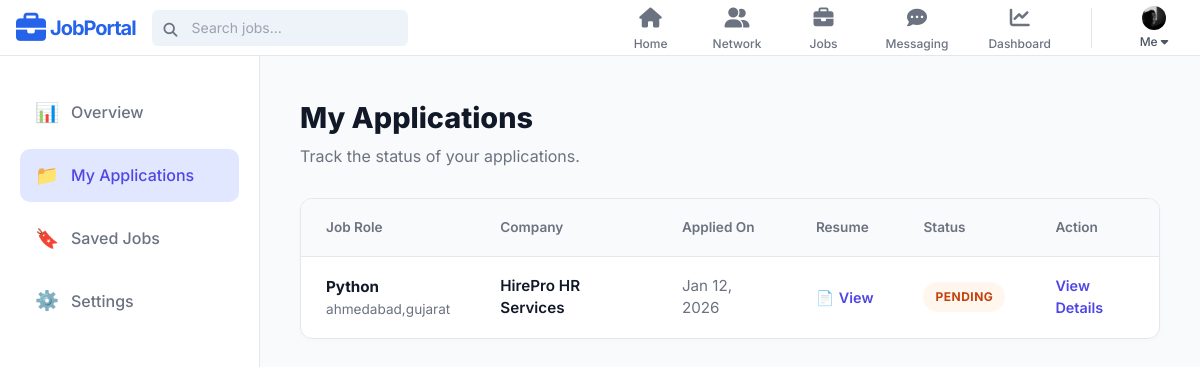
/applications/ (signed in), run on the app's committed database.
### jobportal/models.py (models this page shows, shortened)
class UserProfile(models.Model):
    user = models.OneToOneField(User, on_delete=models.CASCADE, related_name='userprofile')
    headline = models.CharField(max_length=255, blank=True, null=True)
    bio = models.TextField(blank=True, null=True)
    location = models.CharField(max_length=100, blank=True, null=True)
    phone_number = models.CharField(max_length=20, blank=True, null=True)
    profile_picture = models.ImageField(upload_to='profile_pics/', blank=True, null=True)
    cover_image = models.ImageField(upload_to='cover_images/', blank=True, null=True)
    resume = models.FileField(upload_to='resumes/', blank=True, null=True)
    portfolio_url = models.URLField(blank=True, null=True)
    skills = models.TextField(blank=True, null=True, help_text="Comma-separated skills")
    connections = models.ManyToManyField("self", blank=True)
    profile_visibility = models.BooleanField(default=True)
    email_visibility = models.BooleanField(default=False)
    activity_status = models.BooleanField(default=True)
    data_sharing = models.BooleanField(default=False)
    personalized_ads = models.BooleanField(default=True)
    notify_jobs = models.BooleanField(default=True)
    notify_network = models.BooleanField(default=True)
    search_appearances_count = models.PositiveIntegerField(default=0)

class Application(models.Model):
    STATUS_CHOICES = [
        ('applied', 'Applied'),
        ('interview', 'Interview'),
        ('selected', 'Selected'),
        ('rejected', 'Rejected'),
    ]
    user = models.ForeignKey(User, on_delete=models.CASCADE)
    job = models.ForeignKey(Job, on_delete=models.CASCADE, related_name='applications')
    resume = models.FileField(upload_to='resumes/')
    phone = models.CharField(max_length=20, blank=True, null=True)
    experience = models.CharField(max_length=50, blank=True, null=True)
    commute = models.CharField(max_length=10, blank=True, null=True)
    status = models.CharField(max_length=20, choices=STATUS_CHOICES, default='applied')
    applied_at = models.DateTimeField(auto_now_add=True)
    class Meta:
        unique_together = ('user', 'job')

class Job(models.Model):
    JOB_TYPES = [
        ('Full Time', 'Full Time'),
        ('Part Time', 'Part Time'),
        ('Freelance', 'Freelance'),
        ('Internship', 'Internship'),
    ]
    company = models.ForeignKey(
        Company,
        on_delete=models.CASCADE,
        related_name="jobs"
    )
    title = models.CharField(max_length=200)
    company_name = models.CharField(max_length=100, editable=False)
    location = models.CharField(max_length=100)
    description = models.TextField()
    requirements = models.TextField(blank=True, default="No specific requirements.")
    benefits = models.TextField(blank=True, default="Competitive salary.")
    salary_min = models.PositiveIntegerField(default=0)
    salary_max = models.PositiveIntegerField(default=0)
    job_type = models.CharField(max_length=20, choices=JOB_TYPES, default='Full Time')
    is_remote = models.BooleanField(default=False)
    is_urgent = models.BooleanField(default=False)
    created_at = models.DateTimeField(default=timezone.now)
    views = models.IntegerField(default=0)
    skills = models.TextField(blank=True, null=True, help_text="Comma-separated skills required for this job")

### jobportal/views.py (the view)
    def _wrapped_view(request, *args, **kwargs):
        if request.user.is_authenticated and hasattr(request.user, 'company'):
            return redirect('company_dashboard')
        return view_func(request, *args, **kwargs)

### jobportal/views.py (called while the page is built)
def candidate_only(view_func):
    def _wrapped_view(request, *args, **kwargs):
        if request.user.is_authenticated and hasattr(request.user, 'company'):
            return redirect('company_dashboard')
        return view_func(request, *args, **kwargs)
    return _wrapped_view

@login_required
@candidate_only
def my_applications_view(request):
    applications = Application.objects.filter(user=request.user).order_by('-applied_at')
    return render(request, 'jobportal/my_applications.html', {'applications': applications})

### jobportal/templates/jobportal/my_applications.html (shortened to what this page needs)
{% extends 'jobportal/base.html' %}
{% load static %}
{% block content %}
<link rel="stylesheet" href="{% static 'jobportal/css/dashboard.css' %}">
<div class="dashboard-container">
    <aside class="dash-sidebar">
        <a href="{% url 'dashboard' %}" class="nav-item">
            <span class="nav-icon">📊</span> Overview
        </a>
        <a href="{% url 'my_applications' %}" class="nav-item active">
            <span class="nav-icon">📁</span> My Applications
        </a>
        <a href="{% url 'saved_jobs' %}" class="nav-item">
            <span class="nav-icon">🔖</span> Saved Jobs
        </a>
        <a href="{% url 'settings' %}" class="nav-item">
            <span class="nav-icon">⚙️</span> Settings
        </a>
    </aside>
    <main class="dash-content">
        <div class="page-header">
            <h1 class="page-title">My Applications</h1>
            <p class="page-sub">Track the status of your applications.</p>
        </div>
        <div class="table-card">
            <table>
                <thead>
                    <tr>
                        <th>Job Role</th>
                        <th>Company</th>
                        <th>Applied On</th>
                        <th>Resume</th> <th>Status</th>
                        <th>Action</th>
                    </tr>
                </thead>
                <tbody>
                    {% for app in applications %}
                    <tr>
                        <td>
                            <div style="font-weight: 700; color: #111827;">{{ app.job.title }}</div>
                            <div style="font-size: 0.85rem; color: #6b7280;">{{ app.job.location }}</div>
                        </td>
                        <td>
                            <div style="font-weight: 600;">{{ app.job.company_name }}</div>
                        </td>
                        <td style="color: #6b7280;">{{ app.applied_at|date:"M d, Y" }}</td>
                        <td>
                            {% if app.resume %}
                                <a href="{{ app.resume.url }}" target="_blank" style="display:flex; align-items:center; gap:5px; text-decoration:none; color:#4f46e5; font-weight:600; font-size:0.9rem;">
                                    <span>📄</span> View
                                </a>
                            {% else %}
                                <span style="color:#9ca3af; font-size:0.85rem;">No file</span>
                            {% endif %}
                        </td>
                        <td>
                            <span class="status-badge {{ app.status|lower }}">
                                {{ app.status }}
                            </span>
                        </td>
                        <td>
                            <a href="{% url 'job_detail' app.job.id %}" style="color: #4f46e5; font-weight: 600; text-decoration: none; font-size: 0.9rem;">
                                View Details
                            </a>
                        </td>
                    </tr>
                    {% endfor %}
                </tbody>
            </table>
        </div>
    </main>
</div>
{% endblock %}

### jobportal/templates/jobportal/base.html (shortened to what this page needs)
{% load static %}
<!DOCTYPE html>
<html lang="en">
<head>
    <script src="https://cdn.tailwindcss.com"></script>
    <link rel="stylesheet" href="https://cdnjs.cloudflare.com/ajax/libs/font-awesome/6.4.0/css/all.min.css">
</head>
<body class="flex flex-col min-h-screen">
    {% if is_company_profile %}
        <nav class="bg-white border-b border-gray-200 sticky top-0 z-50 h-14">
            <div class="max-w-7xl mx-auto px-4 h-full flex items-center justify-between">
                <a href="{% url 'home' %}" class="flex items-center gap-1 text-blue-600">
                    <i class="fa-solid fa-briefcase text-3xl"></i>
                    <span class="text-xl font-bold tracking-tighter hidden sm:block">JobPortal</span>
                </a>
                <div class="flex h-full items-center gap-6">
                    <a href="{% url 'home' %}" class="flex flex-col items-center justify-center h-full min-w-[60px] text-gray-500 hover:text-black">
                        <i class="fa-solid fa-house text-xl mb-1"></i>
                        <span class="text-xs font-medium">Home</span>
                    </a>
                </div>
            </div>
        </nav>
    {% else %}
        <nav class="bg-white border-b border-gray-200 sticky top-0 z-50 h-14">
            <div class="max-w-7xl mx-auto px-4 h-full flex items-center justify-between">
                <div class="flex items-center gap-4">
                    <a href="{% url 'home' %}" class="flex items-center gap-1 text-blue-600 hover:text-blue-700">
                        <i class="fa-solid fa-briefcase text-3xl"></i>
                        <span class="text-xl font-bold tracking-tighter hidden sm:block">JobPortal</span>
                    </a>
                    <div class="hidden md:block relative">
                        <i class="fa-solid fa-magnifying-glass absolute left-3 top-2.5 text-gray-500 text-sm"></i>
                        <form action="{% url 'find_jobs' %}" method="GET">
                            <input type="text" name="q" placeholder="Search jobs..." class="bg-[#edf3f8] pl-10 pr-4 py-2 w-64 rounded-md text-sm outline-none focus:ring-2 focus:ring-black transition">
                        </form>
                    </div>
                </div>
                <div class="flex h-full items-center gap-1 sm:gap-2 lg:gap-6">
                    <ul class="flex h-full items-center space-x-1 sm:space-x-4 lg:space-x-6">
                        <li class="h-full flex items-center">
                            <a href="{% url 'home' %}" class="flex flex-col items-center justify-center px-2 text-gray-500 hover:text-black transition h-full min-w-[60px] ">
                                <i class="fa-solid fa-house text-xl mb-1"></i>
                                <span class="text-[10px] lg:text-xs font-medium hidden md:block">Home</span>
                            </a>
                        </li>
                        <li class="h-full flex items-center">
                            <a href="{% url 'network' %}" class="flex flex-col items-center justify-center px-2 text-gray-500 hover:text-black transition h-full min-w-[60px] ">
                                <i class="fa-solid fa-user-group text-xl mb-1"></i>
                                <span class="text-[10px] lg:text-xs font-medium hidden md:block">Network</span>
                            </a>
                        </li>
                        <li class="h-full flex items-center">
                            <a href="{% url 'find_jobs' %}" class="flex flex-col items-center justify-center px-2 text-gray-500 hover:text-black transition h-full min-w-[60px] ">
                                <i class="fa-solid fa-briefcase text-xl mb-1"></i>
                                <span class="text-[10px] lg:text-xs font-medium hidden md:block">Jobs</span>
                            </a>
                        </li>
                        <li class="h-full flex items-center">
                            <a href="{% url 'messaging' %}" class="flex flex-col items-center justify-center px-2 text-gray-500 hover:text-black transition h-full min-w-[60px] ">
                                <i class="fa-solid fa-comment-dots text-xl mb-1"></i>
                                <span class="text-[10px] lg:text-xs font-medium hidden md:block">Messaging</span>
                            </a>
                        </li>
                        <li class="h-full flex items-center">
                            <a href="{% url 'dashboard' %}" class="flex flex-col items-center justify-center px-2 text-gray-500 hover:text-black transition h-full min-w-[60px] ">
                                <i class="fa-solid fa-chart-line text-xl mb-1"></i>
                                <span class="text-[10px] lg:text-xs font-medium hidden md:block">Dashboard</span>
                            </a>
                        </li>
                    </ul>
                    {% if user.is_authenticated %}
                        <div class="relative h-full flex items-center">
                            <button onclick="toggleUserMenu(event)" class="flex flex-col items-center justify-center min-w-[60px] focus:outline-none cursor-pointer">
                                {% if user.userprofile.profile_picture %}
                                    <img src="{{ user.userprofile.profile_picture.url }}" class="w-6 h-6 rounded-full object-cover">
                                {% else %}
                                    <img src="{% static 'images/avatar_placeholder.png' %}" class="w-6 h-6 rounded-full object-cover">
                                {% endif %}
                                <span class="text-[10px] lg:text-xs font-medium hidden md:block mt-1 text-gray-600">Me <i class="fa-solid fa-caret-down"></i></span>
                            </button>
                        </div>
                    {% endif %}
                </div>
            </div>
        </nav>
    {% endif %}
    <main class="flex-grow">
        {% block content %}{% endblock %}
    </main>
</body>
</html>

### jobportal/static/jobportal/css/dashboard.css (style rules this page uses)
:root { --primary: #4f46e5; --primary-light: #e0e7ff; --text-dark: #111827; --text-grey: #6b7280; --bg-surface: #f9fafb; --white: #ffffff; --border: #e5e7eb; --sidebar-width: 260px; --radius: 12px; }
body { background-color: var(--bg-surface); font-family: 'Inter', sans-serif; }
.dashboard-container { display: flex; max-width: 1400px; margin: 0 auto; min-height: calc(100vh - 70px); }
.dash-sidebar { width: var(--sidebar-width); background: var(--white); border-right: 1px solid var(--border); padding: 30px 20px; display: flex; flex-direction: column; gap: 10px; flex-shrink: 0; }
.nav-item { display: flex; align-items: center; gap: 12px; padding: 12px 15px; color: var(--text-grey); text-decoration: none; border-radius: 10px; font-weight: 500; transition: all 0.2s; }
.nav-item:hover, .nav-item.active { background-color: var(--primary-light); color: var(--primary); }
.nav-icon { font-size: 1.2rem; }
.dash-content { flex: 1; padding: 40px; }
.welcome-header, .page-header { margin-bottom: 30px; }
.welcome-title, .page-title { font-size: 1.8rem; font-weight: 800; color: var(--text-dark); margin: 0; }
.welcome-sub, .page-sub { color: var(--text-grey); margin-top: 5px; }
.table-card { background: var(--white); border-radius: var(--radius); border: 1px solid var(--border); overflow: hidden; box-shadow: 0 2px 5px rgba(0,0,0,0.02); }
table { width: 100%; border-collapse: collapse; }
th { text-align: left; padding: 18px 25px; color: var(--text-grey); font-size: 0.85rem; font-weight: 600; background: #f9fafb; border-bottom: 1px solid var(--border); }
td { padding: 18px 25px; border-bottom: 1px solid var(--border); font-size: 0.95rem; vertical-align: middle; color: var(--text-dark); }
tr:last-child td { border-bottom: none; }
.status-badge { display: inline-block; padding: 6px 12px; border-radius: 20px; font-size: 0.75rem; font-weight: 700; text-transform: uppercase; letter-spacing: 0.5px; }
.status-badge.pending { background: #fff7ed; color: #c2410c; }

### jobportal/templates/jobportal/base.html (style rules this page uses)
body { font-family: 'Inter', sans-serif; background-color: #f3f2ef; }

### data on the page
Application: job "Python", job.location "ahmedabad,gujarat", job.company_name "HirePro HR Services", applied_at "Jan 12, 2026", status "PENDING"
